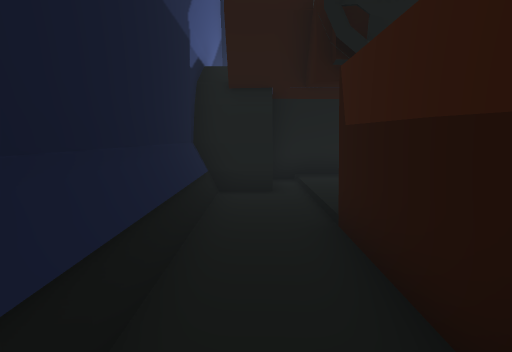
View 1 (above)

13 first-person views from a walk through a Unity game level. The camera is 1.3 m above the floor, tilts 6° down and sees 70° across. The floor is counted in squares, 1 m on a side. Each view is taken from the middle of a square. On the plan, view 1 faces up. The plan holds only what a view shows up to about 15 squares ahead; the rest is blank. The place goes on beyond the plan. The player is left out.

View 2
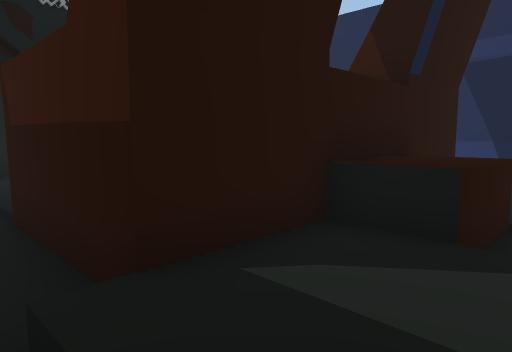

View 3
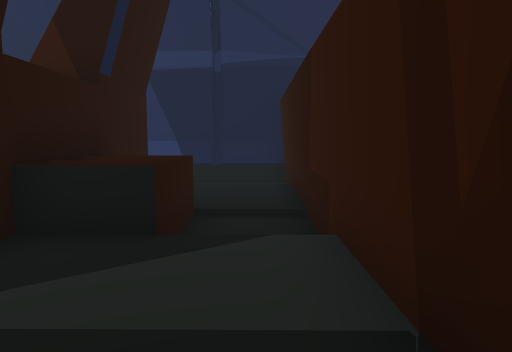

View 4
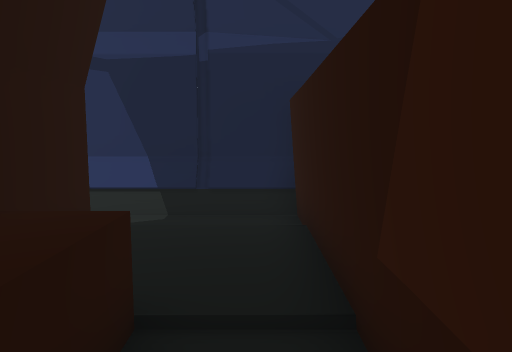

View 5
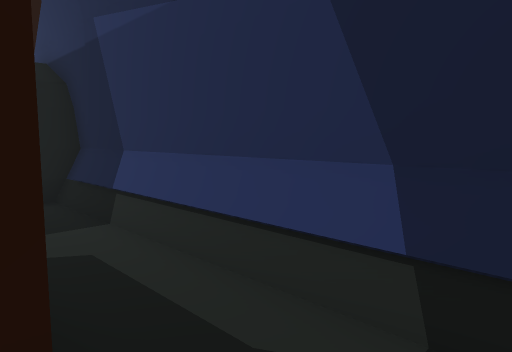

View 6
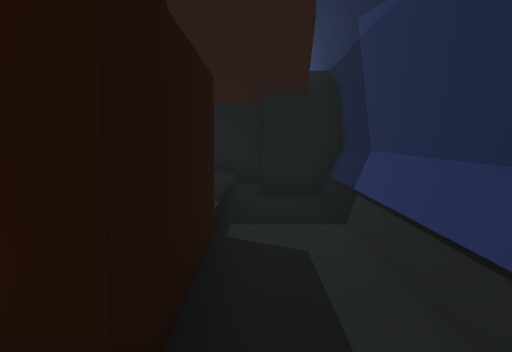

View 7
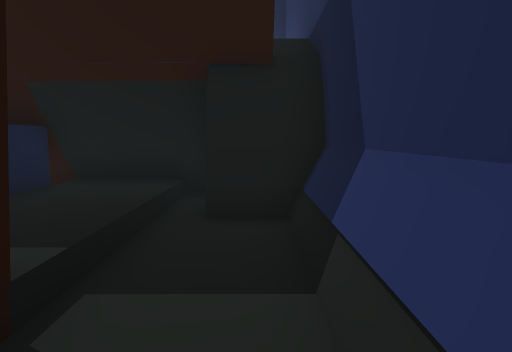

View 8
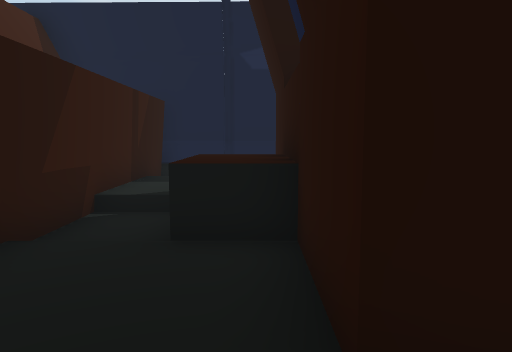

View 9
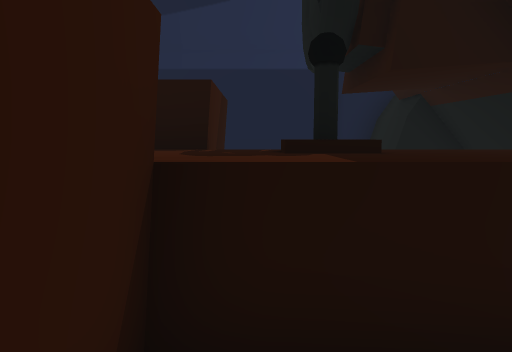

View 10
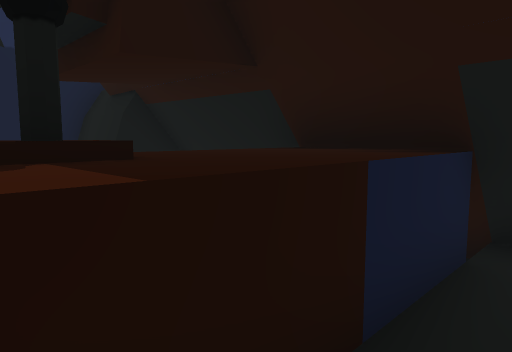

View 11
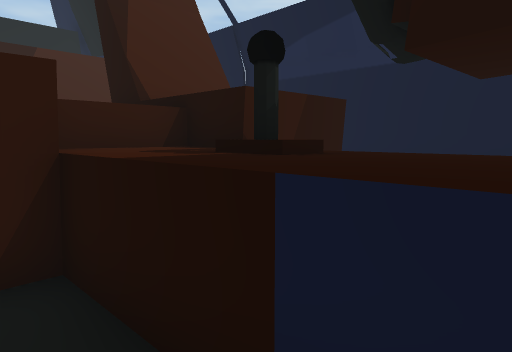

View 12
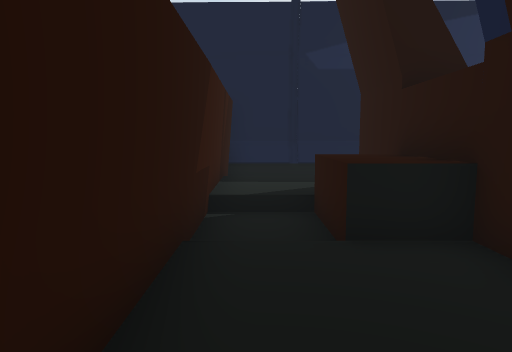

View 13
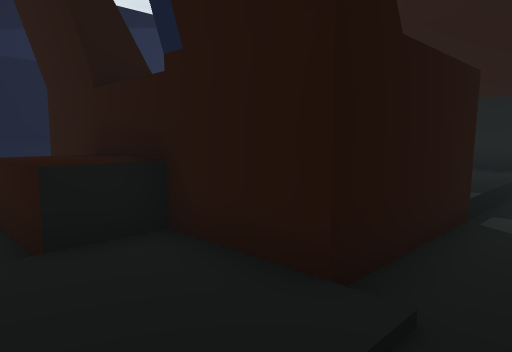

### Floor plan
Key: @ floor where view 1 was taken; # wall or solid block; . main floor; : floor 0.25 m higher than the main floor; / step, stairs or slope; = window, fence, low wall or low ledge; ^ raised ledge.
Columns run from 1 left of view 1 to 11 right of it. Each row starts with its distance up from view 1.
 10  ##########
  9 ##.: ^^=::###
  8 #./  ##=::..#
  7 #./  ##=::..#
  6 #./  ##=::..#
  5 #.########..#
  4 #.#  ##  #..#
  3 #.#  ##  #..#
  2 #.########..#
  1 # :::=#=::/.#
  0 #@:::==#::/.#
 -1 #.:::../::/.#
 -2 #############

Where each view was taken, in squares from view 1:
view 1: 0 up, 0 right, facing up
view 2: 1 down, 0 right, facing up-right
view 3: 1 down, 0 right, facing right
view 4: 1 down, 3 right, facing right
view 5: 0 up, 8 right, facing up-right
view 6: 0 up, 9 right, facing up
view 7: 3 up, 10 right, facing up
view 8: 1 up, 10 right, facing left
view 9: 6 up, 8 right, facing left
view 10: 6 up, 7 right, facing up-left
view 11: 9 up, 7 right, facing down-left
view 12: 1 down, 10 right, facing left
view 13: 1 down, 10 right, facing up-left
